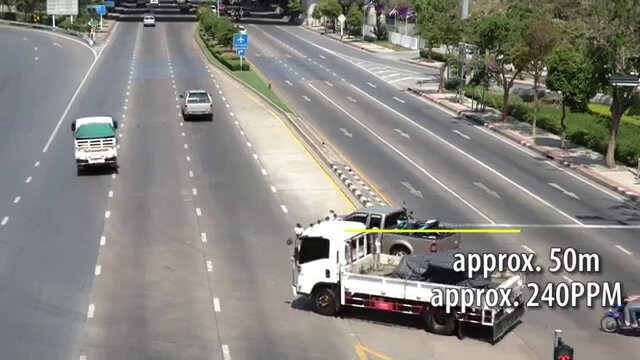
#> input picture img/4K camera example for Traffic Monitoring (Road)_103.jpg, 640 x 360 px, given in place of the camera
$ python background-subtraction.py
#> lines starting #> are read from the running program, lines starting #| are printed output that depends on the picture; after the words box and inside, x2 and y2 are one past the last pixel; in counts of white or black regions, pixels touching at a corner belong together
from __future__ import print_function
import cv2 as cv
import numpy as np
import argparse
from matplotlib import pyplot as plt

#contour threshold
threshold_area = 500

kernel = cv.getStructuringElement(cv.MORPH_ELLIPSE,(2,2))
parser = argparse.ArgumentParser(description='This program shows how to use background subtraction methods provided by \
                                              OpenCV. You can process both videos and images.')
parser.add_argument('--input', type=str, help='Path to a video or a sequence of image.', default='vtest.avi')
parser.add_argument('--algo', type=str, help='Background subtraction method (KNN, MOG2).', default='MOG2')
args = parser.parse_args()
if args.algo == 'MOG2':
    backSub = cv.createBackgroundSubtractorMOG2()
else:
    backSub = cv.createBackgroundSubtractorKNN()

#Open Video Feed
capture = cv.VideoCapture()
capture.open("bike.mp4")
if not capture.isOpened():
    print('Unable to open')
    exit(0)

i = 0

#Get video dimensions
frame_width = int(capture.get(3))
frame_height = int(capture.get(4))
fps = capture.get(cv.CAP_PROP_FPS)

#Save Video
out = out = cv.VideoWriter('output.avi', cv.VideoWriter_fourcc('M','J','P','G'), fps, (frame_width,frame_height))

while True:
    ret, frame = capture.read()
#> frame is the input picture: shape (360, 640, 3); mean B, G, R 127.2, 132.7, 134.4


    if frame is None:
        break
    fgMask=0
    #Get foreground Mask
    fgMask = backSub.apply(frame, fgMask, 0.005)
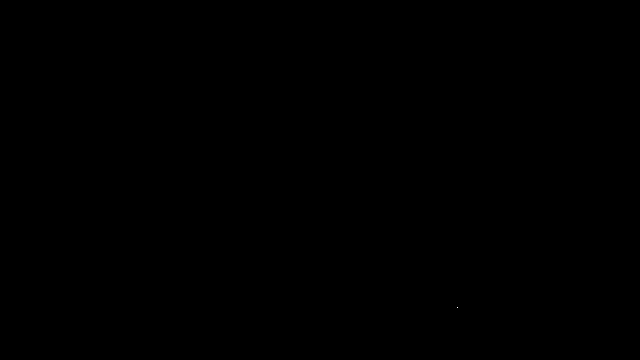
#> fgMask: shape (360, 640); values 127 (black) and 255 (white), 0% white in thin lines or dots, all inside (x1, y1, x2, y2) = (457, 307, 458, 308)

    #Apply Median Blur
    blur = cv.medianBlur(fgMask, 13)
#> blur: shape (360, 640); every value is 127


    # [8 lines of commented-out code are left out]


    cv.rectangle(frame, (10, 2), (100,20), (255,255,255), -1)
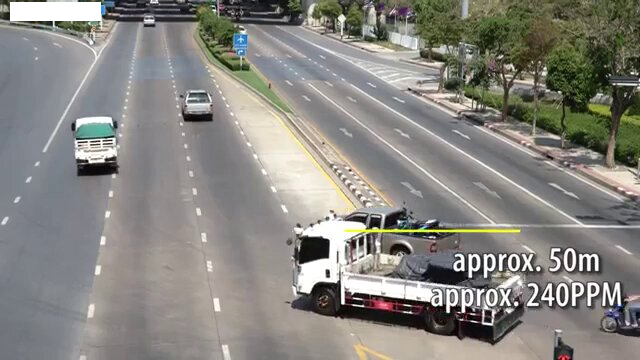
#> frame: shape (360, 640, 3); 0.75% of pixels changed, all inside (x1, y1, x2, y2) = (10, 2, 101, 21)
    cv.putText(frame, str(capture.get(cv.CAP_PROP_POS_FRAMES)), (15, 15),
               cv.FONT_HERSHEY_SIMPLEX, 0.5 , (0,0,0))
#> frame: shape (360, 640, 3); 0.03% of pixels changed, all inside (x1, y1, x2, y2) = (17, 5, 40, 16)

    contours, hierarchy  = cv.findContours(blur, cv.RETR_TREE, cv.CHAIN_APPROX_NONE)
#> contours = 1 contour; box (x1, y1, x2, y2) and area: (0, 0, 640, 360) 229401

    for cnt in contours:
        area = cv.contourArea(cnt)
        if area > threshold_area:
            x,y,w,h = cv.boundingRect(cnt)
            frame_box = cv.rectangle(frame,(x,y),(x+w,y+h),(0,255,0),2)
#> this loop made 1 pass
#> (area, x, y, w, h) on pass 1: (229401, 0, 0, 640, 360)

    cv.imshow('Frame', frame)
    cv.imshow('FG Mask', fgMask)
    cv.imshow("Median Blur", blur)
    cv.imshow('Bounding Box', frame_box)
    # [12 lines of commented-out code are left out]
    colored_mask = cv.bitwise_and(frame,frame,mask = blur)

    frame_sub = frame-colored_mask
#> frame_sub: shape (360, 640, 3); every value is 0

    # Shows diff only:
    cv.imshow('image_sub', frame_sub)

    # Write the frame into the file 'output.avi'
    out.write(frame)


    #Exports Frames
    cv.imwrite('../Frames/Frame '+str(i)+'.jpg',frame)
    cv.imwrite('../Boxes/Box '+str(i)+'.jpg',frame)
    cv.imwrite('../Mask/BG Mask '+str(i)+'.jpg',fgMask)
    # cv.imwrite('../Background/Background '+str(i)+'.jpg',frame_sub)
    i=i+1


    keyboard = cv.waitKey(30)
#> (key Esc is pressed here)
    if keyboard == 'q' or keyboard == 27:
        break

# When everything done, release the video capture and video write objects
capture.release()
out.release()


# Closes all the frames
cv.destroyAllWindows()

$ run again, on img/4K camera example for Traffic Monitoring (Road)_108.jpg
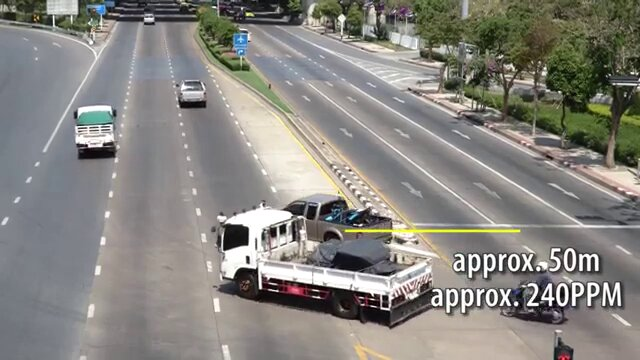
#> input picture img/4K camera example for Traffic Monitoring (Road)_108.jpg, 640 x 360 px, given in place of the camera
#> frame is the input picture: shape (360, 640, 3); mean B, G, R 127.9, 133.2, 135.3
#> fgMask: shape (360, 640); values 127 (black) and 255 (white), 0% white in thin lines or dots, all inside (x1, y1, x2, y2) = (336, 289, 364, 294)
#> blur: shape (360, 640); every value is 127
#> `cv.rectangle(frame, (10, 2), (100,20), (255,255,255), -1)`:
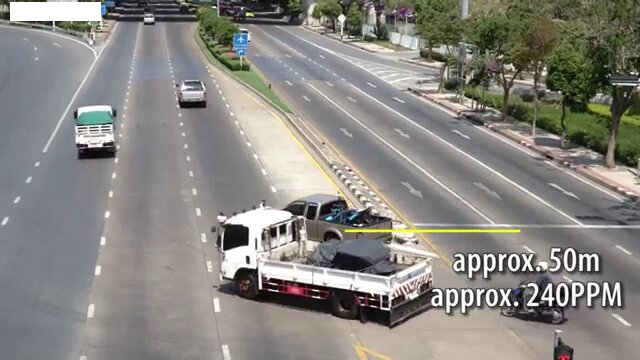
#> frame: shape (360, 640, 3); 0.75% of pixels changed, all inside (x1, y1, x2, y2) = (10, 2, 101, 21)
#> contours = 1 contour; box (x1, y1, x2, y2) and area: (0, 0, 640, 360) 229401
#> the loop `for cnt in contours:` made 1 pass
#> (area, x, y, w, h) on pass 1: (229401, 0, 0, 640, 360)
#> frame_sub: shape (360, 640, 3); every value is 0
